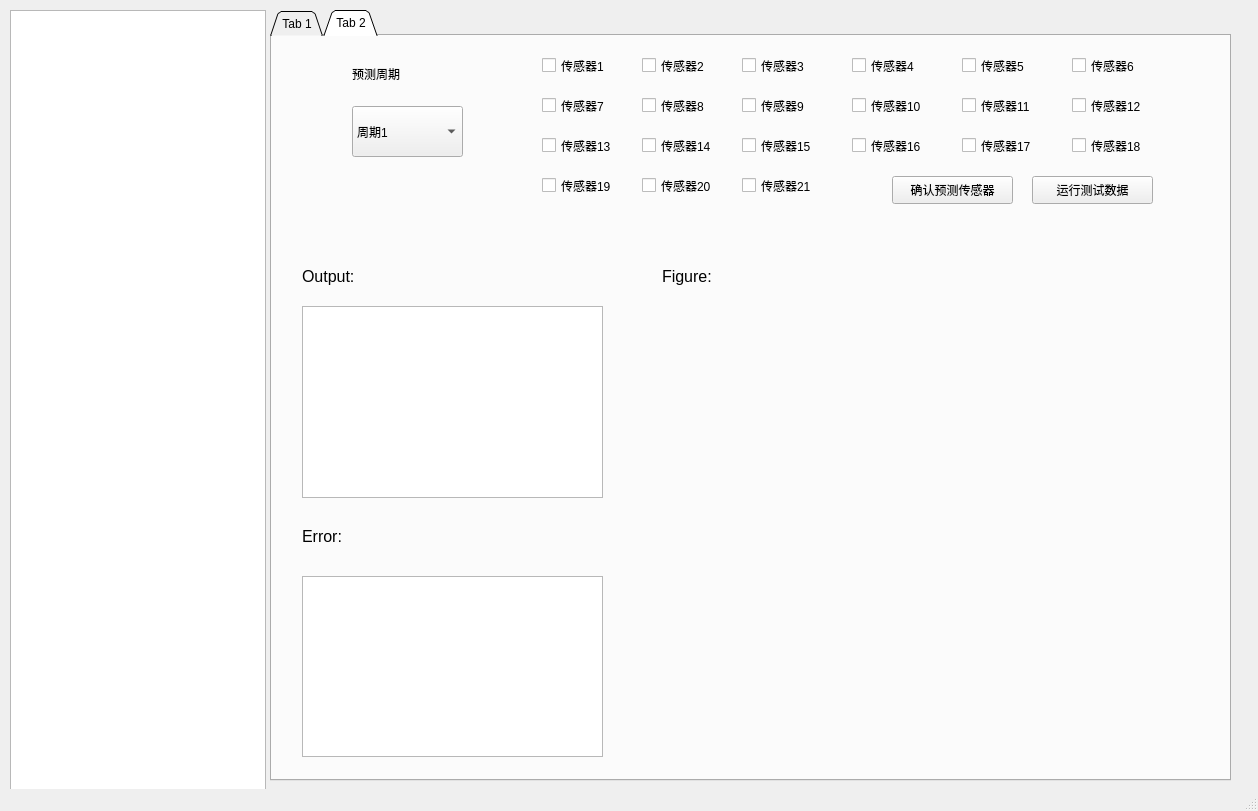
<?xml version="1.0" encoding="UTF-8"?>
<ui version="4.0">
 <class>MainWindow</class>
 <widget class="QMainWindow" name="MainWindow">
  <property name="geometry">
   <rect>
    <x>0</x>
    <y>0</y>
    <width>1258</width>
    <height>811</height>
   </rect>
  </property>
  <property name="windowTitle">
   <string>MainWindow</string>
  </property>
  <widget class="QWidget" name="centralwidget">
   <widget class="QTabWidget" name="tabWidget">
    <property name="geometry">
     <rect>
      <x>270</x>
      <y>10</y>
      <width>961</width>
      <height>771</height>
     </rect>
    </property>
    <property name="tabPosition">
     <enum>QTabWidget::North</enum>
    </property>
    <property name="tabShape">
     <enum>QTabWidget::Triangular</enum>
    </property>
    <property name="currentIndex">
     <number>1</number>
    </property>
    <widget class="QWidget" name="tab">
     <attribute name="title">
      <string>Tab 1</string>
     </attribute>
     <widget class="QPushButton" name="operate">
      <property name="geometry">
       <rect>
        <x>740</x>
        <y>120</y>
        <width>161</width>
        <height>41</height>
       </rect>
      </property>
      <property name="text">
       <string>运行</string>
      </property>
     </widget>
     <widget class="QComboBox" name="choose_algorithm">
      <property name="geometry">
       <rect>
        <x>170</x>
        <y>70</y>
        <width>111</width>
        <height>51</height>
       </rect>
      </property>
      <item>
       <property name="text">
        <string>LSTM</string>
       </property>
      </item>
      <item>
       <property name="text">
        <string>JANET</string>
       </property>
      </item>
      <item>
       <property name="text">
        <string>LSTM_ED</string>
       </property>
      </item>
      <item>
       <property name="text">
        <string>JANET_ED</string>
       </property>
      </item>
      <item>
       <property name="text">
        <string>相似模型</string>
       </property>
      </item>
     </widget>
     <widget class="QComboBox" name="choose_data">
      <property name="geometry">
       <rect>
        <x>430</x>
        <y>70</y>
        <width>111</width>
        <height>51</height>
       </rect>
      </property>
      <item>
       <property name="text">
        <string>训练数据</string>
       </property>
      </item>
      <item>
       <property name="text">
        <string>真实数据</string>
       </property>
      </item>
     </widget>
     <widget class="QLabel" name="label_2">
      <property name="geometry">
       <rect>
        <x>170</x>
        <y>40</y>
        <width>72</width>
        <height>15</height>
       </rect>
      </property>
      <property name="text">
       <string>算法选择</string>
      </property>
     </widget>
     <widget class="QLabel" name="label_3">
      <property name="geometry">
       <rect>
        <x>430</x>
        <y>40</y>
        <width>72</width>
        <height>15</height>
       </rect>
      </property>
      <property name="text">
       <string>数据选择</string>
      </property>
     </widget>
     <widget class="QTextBrowser" name="output_widget">
      <property name="geometry">
       <rect>
        <x>30</x>
        <y>230</y>
        <width>191</width>
        <height>271</height>
       </rect>
      </property>
     </widget>
     <widget class="QTextBrowser" name="error_output">
      <property name="geometry">
       <rect>
        <x>30</x>
        <y>550</y>
        <width>191</width>
        <height>171</height>
       </rect>
      </property>
     </widget>
     <widget class="QLabel" name="label_4">
      <property name="geometry">
       <rect>
        <x>30</x>
        <y>520</y>
        <width>72</width>
        <height>15</height>
       </rect>
      </property>
      <property name="font">
       <font>
        <pointsize>12</pointsize>
       </font>
      </property>
      <property name="text">
       <string>Error:</string>
      </property>
     </widget>
     <widget class="QLabel" name="label_5">
      <property name="geometry">
       <rect>
        <x>30</x>
        <y>180</y>
        <width>72</width>
        <height>41</height>
       </rect>
      </property>
      <property name="font">
       <font>
        <pointsize>12</pointsize>
       </font>
      </property>
      <property name="text">
       <string>Output:</string>
      </property>
     </widget>
     <widget class="QLabel" name="output_figure">
      <property name="geometry">
       <rect>
        <x>270</x>
        <y>230</y>
        <width>651</width>
        <height>491</height>
       </rect>
      </property>
      <property name="text">
       <string/>
      </property>
     </widget>
     <widget class="QLabel" name="label_6">
      <property name="geometry">
       <rect>
        <x>270</x>
        <y>180</y>
        <width>72</width>
        <height>41</height>
       </rect>
      </property>
      <property name="font">
       <font>
        <pointsize>12</pointsize>
       </font>
      </property>
      <property name="text">
       <string>Figure:</string>
      </property>
     </widget>
    </widget>
    <widget class="QWidget" name="tab_2">
     <attribute name="title">
      <string>Tab 2</string>
     </attribute>
     <widget class="QComboBox" name="select_circle">
      <property name="geometry">
       <rect>
        <x>80</x>
        <y>70</y>
        <width>111</width>
        <height>51</height>
       </rect>
      </property>
      <property name="font">
       <font>
        <stylestrategy>PreferAntialias</stylestrategy>
       </font>
      </property>
      <property name="currentText">
       <string>周期1</string>
      </property>
      <property name="currentIndex">
       <number>0</number>
      </property>
      <item>
       <property name="text">
        <string>周期1</string>
       </property>
      </item>
      <item>
       <property name="text">
        <string>周期2</string>
       </property>
      </item>
      <item>
       <property name="text">
        <string>周期3</string>
       </property>
      </item>
      <item>
       <property name="text">
        <string>周期4</string>
       </property>
      </item>
      <item>
       <property name="text">
        <string>周期5</string>
       </property>
      </item>
     </widget>
     <widget class="QCheckBox" name="checkBox_1">
      <property name="geometry">
       <rect>
        <x>270</x>
        <y>20</y>
        <width>91</width>
        <height>19</height>
       </rect>
      </property>
      <property name="text">
       <string>传感器1</string>
      </property>
     </widget>
     <widget class="QCheckBox" name="checkBox_2">
      <property name="geometry">
       <rect>
        <x>370</x>
        <y>20</y>
        <width>91</width>
        <height>19</height>
       </rect>
      </property>
      <property name="text">
       <string>传感器2</string>
      </property>
     </widget>
     <widget class="QCheckBox" name="checkBox_3">
      <property name="geometry">
       <rect>
        <x>470</x>
        <y>20</y>
        <width>91</width>
        <height>19</height>
       </rect>
      </property>
      <property name="text">
       <string>传感器3</string>
      </property>
     </widget>
     <widget class="QCheckBox" name="checkBox_4">
      <property name="geometry">
       <rect>
        <x>580</x>
        <y>20</y>
        <width>91</width>
        <height>19</height>
       </rect>
      </property>
      <property name="text">
       <string>传感器4</string>
      </property>
     </widget>
     <widget class="QCheckBox" name="checkBox_5">
      <property name="geometry">
       <rect>
        <x>690</x>
        <y>20</y>
        <width>91</width>
        <height>19</height>
       </rect>
      </property>
      <property name="text">
       <string>传感器5</string>
      </property>
     </widget>
     <widget class="QCheckBox" name="checkBox_6">
      <property name="geometry">
       <rect>
        <x>800</x>
        <y>20</y>
        <width>91</width>
        <height>19</height>
       </rect>
      </property>
      <property name="text">
       <string>传感器6</string>
      </property>
     </widget>
     <widget class="QCheckBox" name="checkBox_7">
      <property name="geometry">
       <rect>
        <x>270</x>
        <y>60</y>
        <width>91</width>
        <height>19</height>
       </rect>
      </property>
      <property name="text">
       <string>传感器7</string>
      </property>
     </widget>
     <widget class="QCheckBox" name="checkBox_8">
      <property name="geometry">
       <rect>
        <x>370</x>
        <y>60</y>
        <width>91</width>
        <height>19</height>
       </rect>
      </property>
      <property name="text">
       <string>传感器8</string>
      </property>
     </widget>
     <widget class="QCheckBox" name="checkBox_9">
      <property name="geometry">
       <rect>
        <x>470</x>
        <y>60</y>
        <width>91</width>
        <height>19</height>
       </rect>
      </property>
      <property name="text">
       <string>传感器9</string>
      </property>
     </widget>
     <widget class="QCheckBox" name="checkBox_10">
      <property name="geometry">
       <rect>
        <x>580</x>
        <y>60</y>
        <width>91</width>
        <height>19</height>
       </rect>
      </property>
      <property name="text">
       <string>传感器10</string>
      </property>
     </widget>
     <widget class="QCheckBox" name="checkBox_11">
      <property name="geometry">
       <rect>
        <x>690</x>
        <y>60</y>
        <width>91</width>
        <height>19</height>
       </rect>
      </property>
      <property name="text">
       <string>传感器11</string>
      </property>
     </widget>
     <widget class="QCheckBox" name="checkBox_12">
      <property name="geometry">
       <rect>
        <x>800</x>
        <y>60</y>
        <width>91</width>
        <height>19</height>
       </rect>
      </property>
      <property name="text">
       <string>传感器12</string>
      </property>
     </widget>
     <widget class="QCheckBox" name="checkBox_13">
      <property name="geometry">
       <rect>
        <x>270</x>
        <y>100</y>
        <width>91</width>
        <height>19</height>
       </rect>
      </property>
      <property name="text">
       <string>传感器13</string>
      </property>
     </widget>
     <widget class="QCheckBox" name="checkBox_14">
      <property name="geometry">
       <rect>
        <x>370</x>
        <y>100</y>
        <width>91</width>
        <height>19</height>
       </rect>
      </property>
      <property name="text">
       <string>传感器14</string>
      </property>
     </widget>
     <widget class="QCheckBox" name="checkBox_15">
      <property name="geometry">
       <rect>
        <x>470</x>
        <y>100</y>
        <width>91</width>
        <height>19</height>
       </rect>
      </property>
      <property name="text">
       <string>传感器15</string>
      </property>
     </widget>
     <widget class="QCheckBox" name="checkBox_16">
      <property name="geometry">
       <rect>
        <x>580</x>
        <y>100</y>
        <width>91</width>
        <height>19</height>
       </rect>
      </property>
      <property name="text">
       <string>传感器16</string>
      </property>
     </widget>
     <widget class="QCheckBox" name="checkBox_17">
      <property name="geometry">
       <rect>
        <x>690</x>
        <y>100</y>
        <width>91</width>
        <height>19</height>
       </rect>
      </property>
      <property name="text">
       <string>传感器17</string>
      </property>
     </widget>
     <widget class="QCheckBox" name="checkBox_18">
      <property name="geometry">
       <rect>
        <x>800</x>
        <y>100</y>
        <width>91</width>
        <height>19</height>
       </rect>
      </property>
      <property name="text">
       <string>传感器18</string>
      </property>
     </widget>
     <widget class="QCheckBox" name="checkBox_19">
      <property name="geometry">
       <rect>
        <x>270</x>
        <y>140</y>
        <width>91</width>
        <height>19</height>
       </rect>
      </property>
      <property name="text">
       <string>传感器19</string>
      </property>
     </widget>
     <widget class="QCheckBox" name="checkBox_20">
      <property name="geometry">
       <rect>
        <x>370</x>
        <y>140</y>
        <width>91</width>
        <height>19</height>
       </rect>
      </property>
      <property name="text">
       <string>传感器20</string>
      </property>
     </widget>
     <widget class="QCheckBox" name="checkBox_21">
      <property name="geometry">
       <rect>
        <x>470</x>
        <y>140</y>
        <width>91</width>
        <height>19</height>
       </rect>
      </property>
      <property name="text">
       <string>传感器21</string>
      </property>
     </widget>
     <widget class="QPushButton" name="confirm_sensor">
      <property name="geometry">
       <rect>
        <x>620</x>
        <y>140</y>
        <width>121</width>
        <height>28</height>
       </rect>
      </property>
      <property name="text">
       <string>确认预测传感器</string>
      </property>
     </widget>
     <widget class="QLabel" name="label">
      <property name="geometry">
       <rect>
        <x>80</x>
        <y>30</y>
        <width>111</width>
        <height>16</height>
       </rect>
      </property>
      <property name="text">
       <string>预测周期</string>
      </property>
     </widget>
     <widget class="QLabel" name="label_7">
      <property name="geometry">
       <rect>
        <x>30</x>
        <y>220</y>
        <width>72</width>
        <height>41</height>
       </rect>
      </property>
      <property name="font">
       <font>
        <pointsize>12</pointsize>
       </font>
      </property>
      <property name="text">
       <string>Output:</string>
      </property>
     </widget>
     <widget class="QTextBrowser" name="output_widget2">
      <property name="geometry">
       <rect>
        <x>30</x>
        <y>270</y>
        <width>301</width>
        <height>192</height>
       </rect>
      </property>
     </widget>
     <widget class="QLabel" name="label_8">
      <property name="geometry">
       <rect>
        <x>30</x>
        <y>480</y>
        <width>72</width>
        <height>41</height>
       </rect>
      </property>
      <property name="font">
       <font>
        <pointsize>12</pointsize>
       </font>
      </property>
      <property name="text">
       <string>Error:</string>
      </property>
     </widget>
     <widget class="QTextBrowser" name="error_output2">
      <property name="geometry">
       <rect>
        <x>30</x>
        <y>540</y>
        <width>301</width>
        <height>181</height>
       </rect>
      </property>
     </widget>
     <widget class="QLabel" name="output_figure2">
      <property name="geometry">
       <rect>
        <x>390</x>
        <y>270</y>
        <width>521</width>
        <height>451</height>
       </rect>
      </property>
      <property name="text">
       <string/>
      </property>
     </widget>
     <widget class="QLabel" name="label_10">
      <property name="geometry">
       <rect>
        <x>390</x>
        <y>220</y>
        <width>72</width>
        <height>41</height>
       </rect>
      </property>
      <property name="font">
       <font>
        <pointsize>12</pointsize>
       </font>
      </property>
      <property name="text">
       <string>Figure:</string>
      </property>
     </widget>
     <widget class="QPushButton" name="operate_testdata">
      <property name="geometry">
       <rect>
        <x>760</x>
        <y>140</y>
        <width>121</width>
        <height>28</height>
       </rect>
      </property>
      <property name="text">
       <string>运行测试数据</string>
      </property>
     </widget>
    </widget>
   </widget>
   <widget class="QTreeView" name="Tree">
    <property name="geometry">
     <rect>
      <x>10</x>
      <y>10</y>
      <width>256</width>
      <height>781</height>
     </rect>
    </property>
   </widget>
  </widget>
  <widget class="QStatusBar" name="statusbar"/>
 </widget>
 <resources/>
 <connections/>
</ui>
